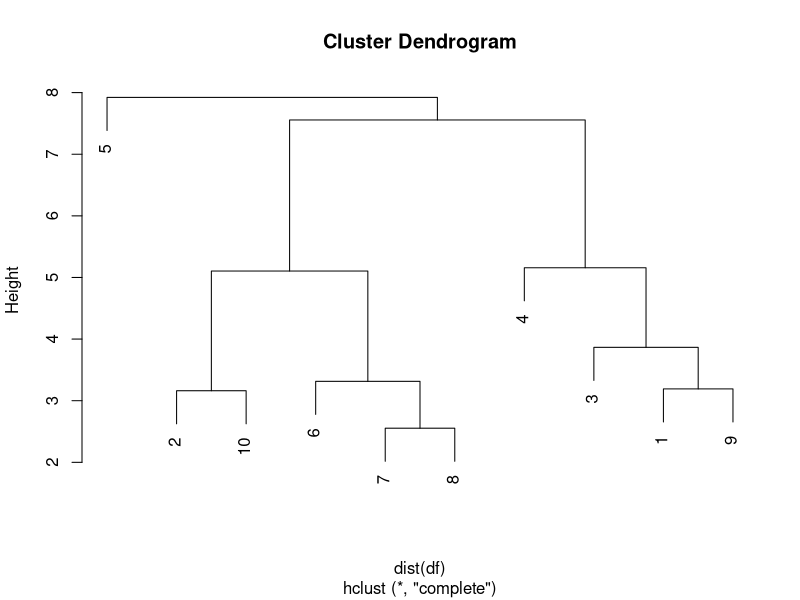
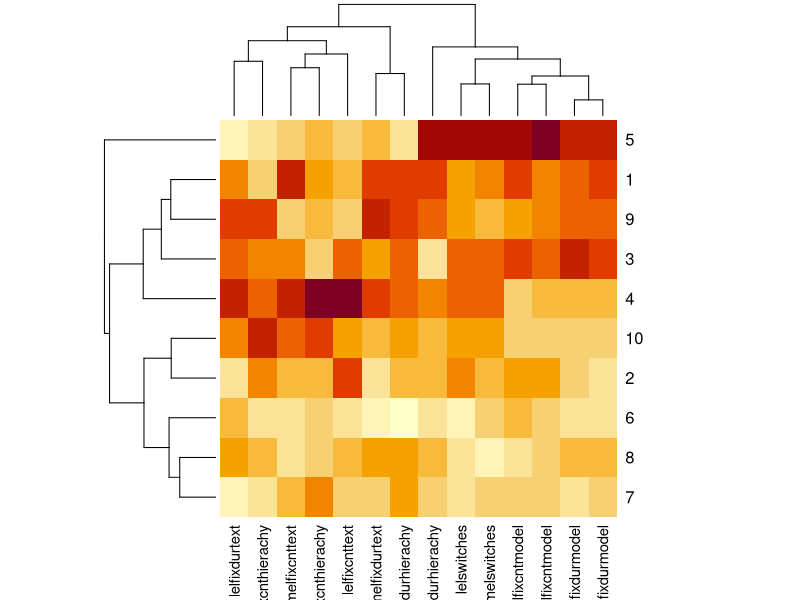
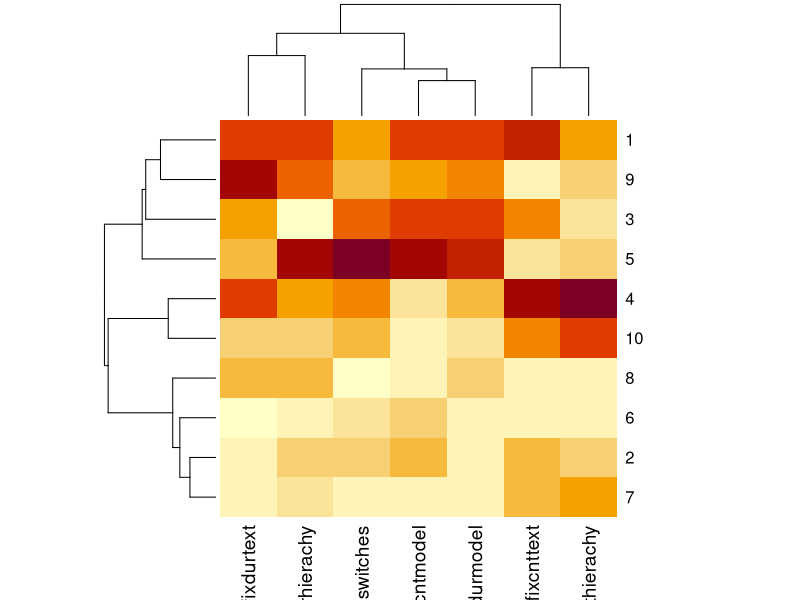
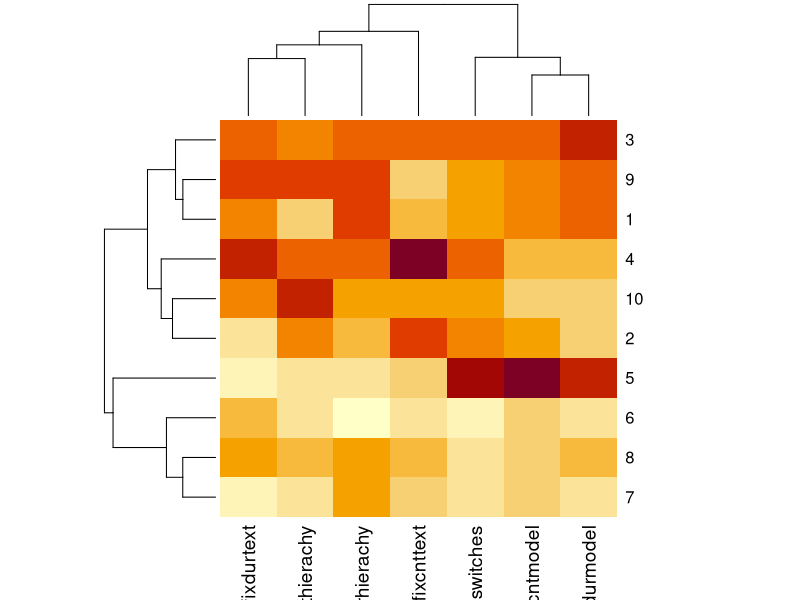
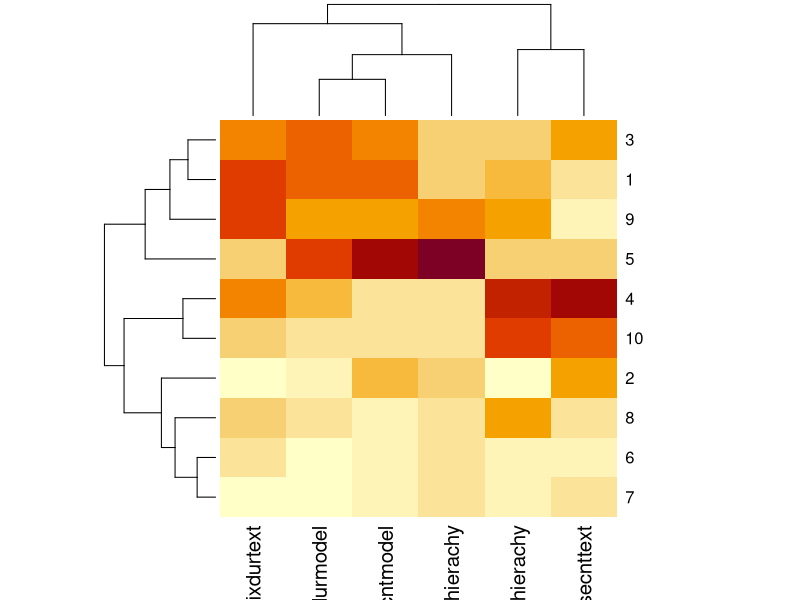
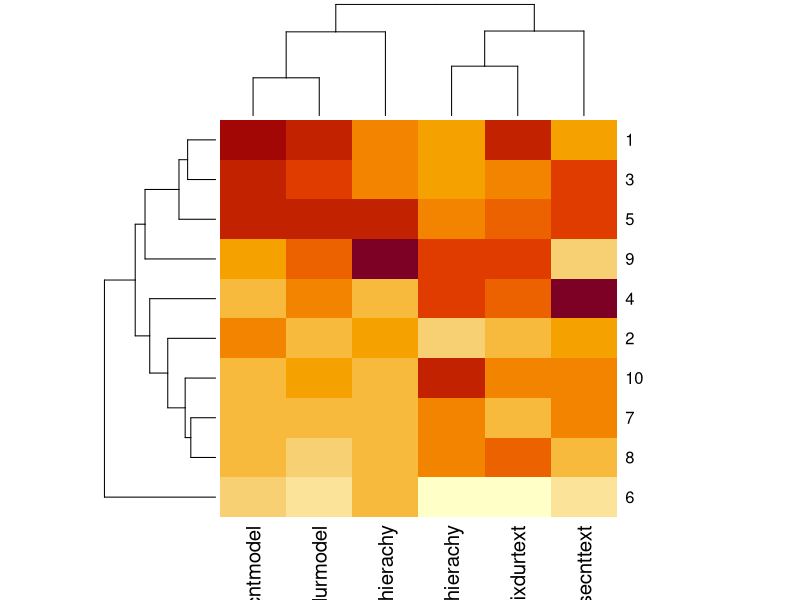
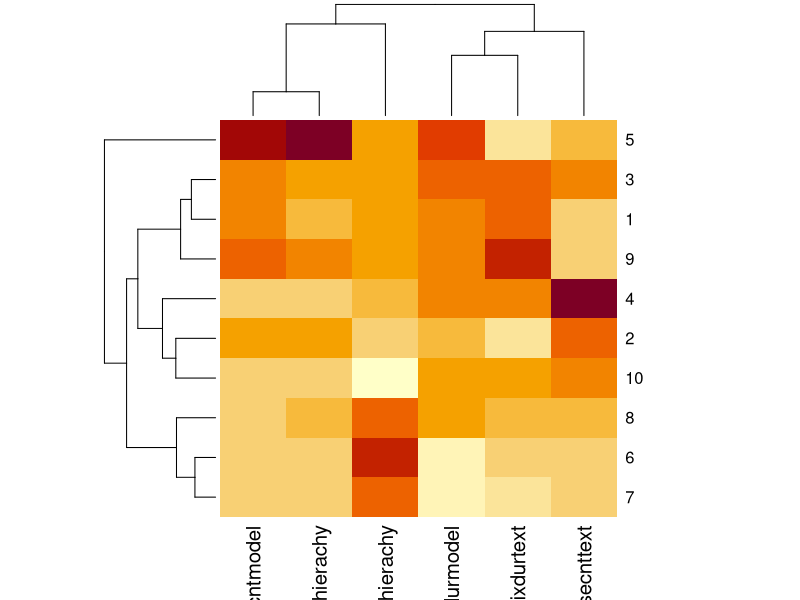
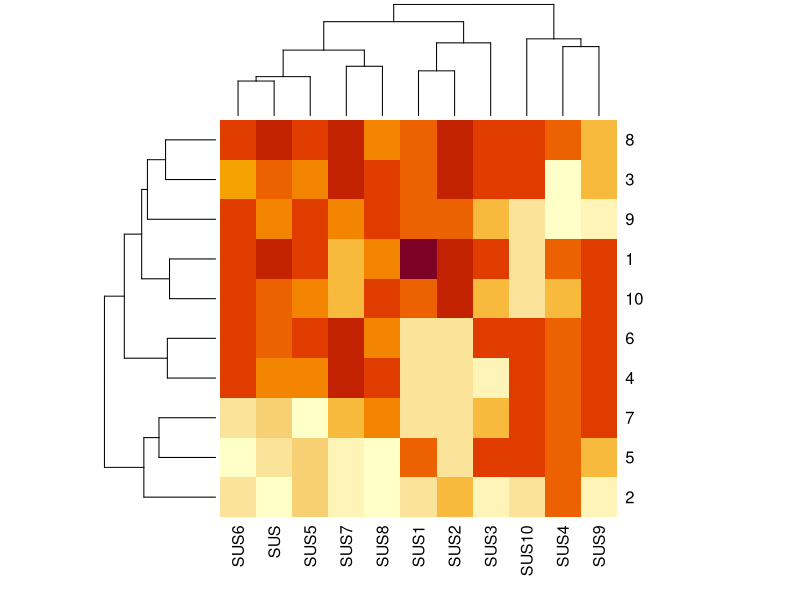

Reproduce these figures in R, in order.
## ---- chunk 1
library(dplyr)
userdata <- read.csv("OSSStudy5.csv", header=T)
userdata
## ---- chunk 2
df <- scale(select(userdata, matches('melfix|lelfix|switches'), -matches('task')))
colnames(df)
hc <- hclust(dist(df))
plot(hc)
groups <- cutree(hc,k =3)
groups <- cbind(userdata$ID, groups)
print(g1 <- groups[groups[,2] == 1,1])
print(g2 <- groups[groups[,2] == 2,1])
h <- heatmap(df, distfun = dist, hclustfun = hclust, scale="none")
## ---- chunk 3
df <- scale(select(userdata, matches('melfix|melswitches'), -matches('task')))
colnames(df)
hc <- hclust(dist(df))
groups <- cutree(hc,k =2)
groups <- cbind(userdata$ID, groups)
print(g1 <- groups[groups[,2] == 1,1])
print(g2 <- groups[groups[,2] == 2,1])
h <- heatmap(df, distfun = dist, hclustfun = hclust, scale="none")
## ---- chunk 4
df <- scale(select(userdata, matches('lelfix|lelswitches'), -matches('task')))
colnames(df)
hc <- hclust(dist(df))
groups <- cutree(hc,k =2)
groups <- cbind(userdata$ID, groups)
print(g1 <- groups[groups[,2] == 1,1])
print(g2 <- groups[groups[,2] == 2,1])
h <- heatmap(df, distfun = dist, hclustfun = hclust, scale="none")
## ---- chunk 5
df <- scale(select(userdata, matches('mfixdur|mousecnt'), -matches('mel|lel|task')))
colnames(df)
hc <- hclust(dist(df))
groups <- cutree(hc,k =2)
groups <- cbind(userdata$ID, groups)
print(g1 <- groups[groups[,2] == 1,1])
print(g2 <- groups[groups[,2] == 2,1])
h <- heatmap(df, distfun = dist, hclustfun = hclust, scale="none")
## ---- chunk 6
df <- scale(select(userdata, matches('melmouse'), -matches('task')))
colnames(df)
hc <- hclust(dist(df))
groups <- cutree(hc,k =3)
groups <- cbind(userdata$ID, groups)
print(g1 <- groups[groups[,2] == 1,1])
print(g2 <- groups[groups[,2] == 2,1])
h <- heatmap(df, distfun = dist, hclustfun = hclust, scale="none")
## ---- chunk 7
df <- scale(select(userdata, matches('lelmouse'), -matches('task')))
colnames(df)
hc <- hclust(dist(df))
groups <- cutree(hc,k =4)
groups <- cbind(userdata$ID, groups)
print(g1 <- groups[groups[,2] == 1,1])
print(g2 <- groups[groups[,2] == 2,1])
h <- heatmap(df, distfun = dist, hclustfun = hclust, scale="none")
## ---- chunk 8
df <- scale(select(userdata, SUS, num_range('SUS', 1:10)))
colnames(df)
hc <- hclust(dist(df))
groups <- cutree(hc,k =2)
groups <- cbind(userdata$ID, groups)
print(g1 <- groups[groups[,2] == 1,1])
print(g2 <- groups[groups[,2] == 2,1])
h <- heatmap(df, distfun = dist, hclustfun = hclust, scale="none")
## ---- chunk 9
df <- scale(select(userdata, SUS4, SUS10))
colnames(df)
hc <- hclust(dist(df))
groups <- cutree(hc,k =2)
groups <- cbind(userdata$ID, groups)
print(g1 <- groups[groups[,2] == 1,1])
print(g2 <- groups[groups[,2] == 2,1])
h <- heatmap(df, distfun = dist, hclustfun = hclust, scale="none")
## ---- chunk 10
df <- scale(select(userdata, num_range('SUS', 1:10), -SUS4, -SUS10))
colnames(df)
hc <- hclust(dist(df))
groups <- cutree(hc,k =2)
groups <- cbind(userdata$ID, groups)
print(g1 <- groups[groups[,2] == 1,1])
print(g2 <- groups[groups[,2] == 2,1])
h <- heatmap(df, distfun = dist, hclustfun = hclust, scale="none")
## ---- chunk 11
df <- scale(select(userdata, matches('melfix|lelfix|switches'), matches('melmouse'), matches('lelmouse'), -matches('task'))) # -matches('hierarchy|hierachy')
colnames(df)
hc <- hclust(dist(df))
hc2 <- hclust(dist(t(df)))
plot(hc)
plot(hc2)
groups <- cutree(hc,k =2)
groups <- cbind(userdata$ID, groups)
print(g1 <- groups[groups[,2] == 1,1])
print(g2 <- groups[groups[,2] == 2,1])
h <- heatmap(df, distfun = dist, hclustfun = hclust, scale="none")
## ---- chunk 12

userdata <- userdata %>%
              mutate(learnability = SUS4 + SUS10,
                     usability = SUS1 + SUS2 + SUS3 + SUS5 + SUS6 + SUS7 + SUS8 + SUS9)

group1 <- userdata %>%
  filter (ID %in% g1)

group2 <- userdata %>%
  filter (ID %in% g2)


# Test for eye fixation count difference between two groups
boxplot(rowSums(select(group1, matches('melfixcnt|lelfixcnt'), -matches('task'))),
        rowSums(select(group2, matches('melfixcnt|lelfixcnt'), -matches('task'))))

t.test(rowSums(select(group1, matches('melfixcnt|lelfixcnt'), -matches('task'))),
        rowSums(select(group2, matches('melfixcnt|lelfixcnt'), -matches('task'))))

wilcox.test(rowSums(select(group1, matches('melfixcnt|lelfixcnt'), -matches('task'))),
        rowSums(select(group2, matches('melfixcnt|lelfixcnt'), -matches('task'))))


# Test for eye fixation duration difference between two groups

boxplot(rowSums(select(group1, matches('melfixdur|lelfixdur'), -matches('task'))),
        rowSums(select(group2, matches('melfixdur|lelfixdur'), -matches('task'))))

t.test(rowSums(select(group1, matches('melfixdur|lelfixdur'), -matches('task'))),
        rowSums(select(group2, matches('melfixdur|lelfixdur'), -matches('task'))))

wilcox.test(rowSums(select(group1, matches('melfixdur|lelfixdur'), -matches('task'))),
            rowSums(select(group2, matches('melfixdur|lelfixdur'), -matches('task'))))


# Test for SUS difference between two groups
boxplot(group1$SUS, group2$SUS, names = c("Group1", "Group 2"))
t.test(group1$SUS, group2$SUS)
wilcox.test(group1$SUS, group2$SUS)

summary(group1$SUS)
sd(group1$SUS)
summary(group2$SUS)
sd(group2$SUS)

# Test for SUS Learnability subscale difference between two groups
boxplot(group1$learnability, group2$learnability, names = c("Group1", "Group 2"))
t.test(group1$learnability, group2$learnability)
wilcox.test(group1$learnability, group2$learnability)

# Test for SUS Usability subscale difference between two groups
boxplot(group1$usability, group2$usability, names = c("Group1", "Group 2"))
t.test(group1$usability, group2$usability)
wilcox.test(group1$usability, group2$usability)

# Test for mouse fixation count difference between two groups

boxplot(rowSums(select(group1, matches('mousecnt'), -matches('task'))),
        rowSums(select(group2, matches('mousecnt'), -matches('task'))))

t.test(rowSums(select(group1, matches('mousecnt'), -matches('task'))),
        rowSums(select(group2, matches('mousecnt'), -matches('task'))))

wilcox.test(rowSums(select(group1, matches('mousecnt'), -matches('task'))),
        rowSums(select(group2, matches('mousecnt'), -matches('task'))))


# Test for mouse fixation duration difference between two groups

boxplot(rowSums(select(group1, matches('mfixdur'), -matches('task'))),
        rowSums(select(group2, matches('mfixdur'), -matches('task'))))

t.test(rowSums(select(group1, matches('mfixdur'), -matches('task'))),
        rowSums(select(group2, matches('mfixdur'), -matches('task'))))

wilcox.test(rowSums(select(group1, matches('mfixdur'), -matches('task'))),
            rowSums(select(group2, matches('mfixdur'), -matches('task'))))
